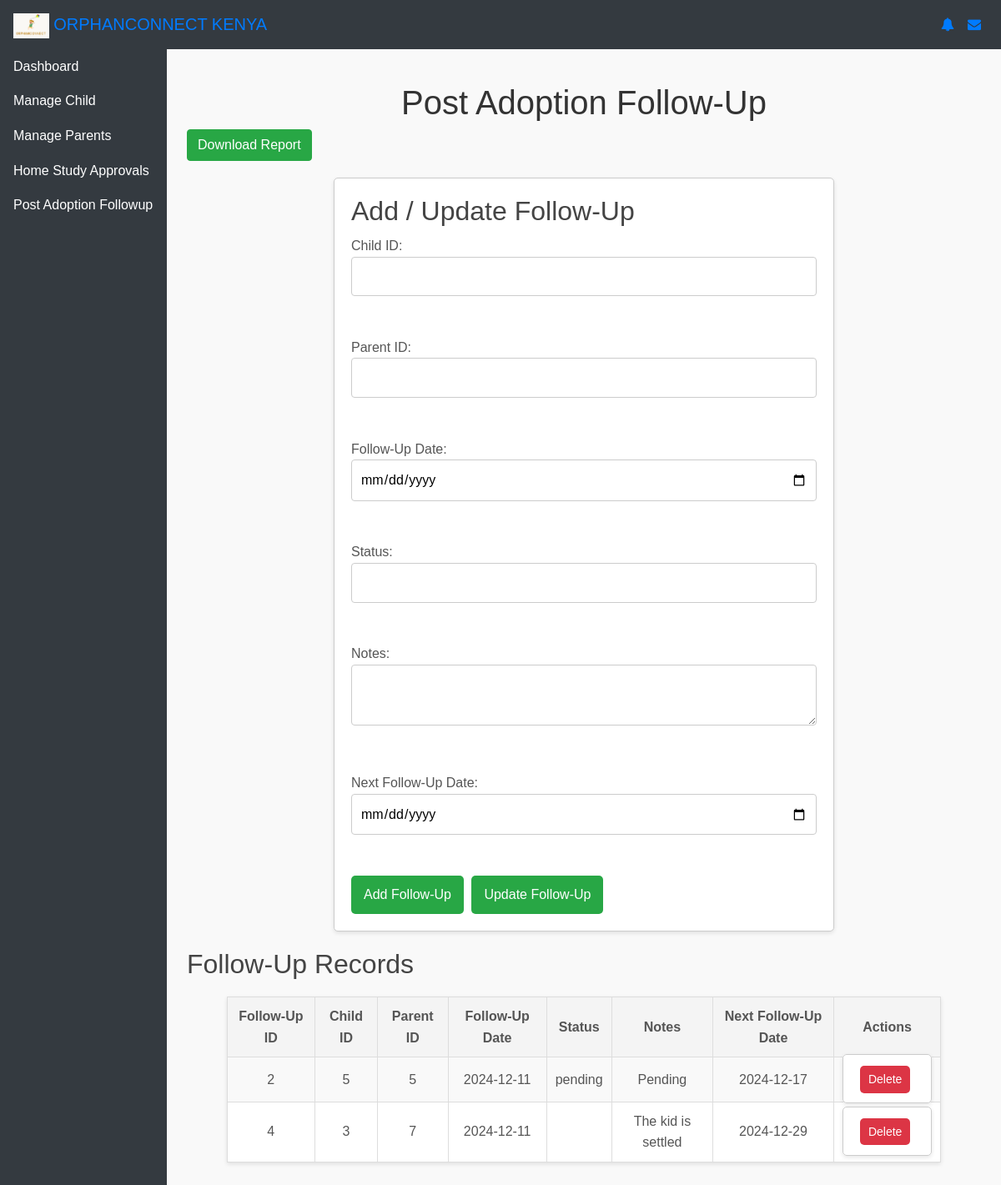
Page /Social_worker/post_adoption_followup.php on the committed database.
### tables this page shows
CREATE TABLE `post_adoption_followup` (
  `followup_id` int(11) NOT NULL,
  `child_id` int(11) DEFAULT NULL,
  `parent_id` int(11) DEFAULT NULL,
  `followup_date` date DEFAULT NULL,
  `followup_status` enum('pending','completed') DEFAULT NULL,
  `followup_notes` text DEFAULT NULL,
  `next_followup_date` date DEFAULT NULL
);

### Social_worker/post_adoption_followup.php (the view, shortened to what this page needs)
<?php
$host = 'localhost';
$dbname = 'adoption';
$username = 'root';
$password = '';
try {
    $pdo = new PDO("mysql:host=$host;dbname=$dbname", $username, $password);
    $pdo->setAttribute(PDO::ATTR_ERRMODE, PDO::ERRMODE_EXCEPTION);
} catch (PDOException $e) {
    die("Database connection failed: " . $e->getMessage());
}
$followups = $pdo->query("SELECT * FROM post_adoption_followup")->fetchAll(PDO::FETCH_ASSOC);
include "nav/nav.php";
?>
<!DOCTYPE html>
<html lang="en">
<head>
</head>
<body>
    <h1>Post Adoption Follow-Up</h1>
    <a href="download_post_adoption_followup.php" class="btn btn-success">Download Report</a>
    <form method="POST">
        <h2>Add / Update Follow-Up</h2>
        <label>Child ID: <input type="number" name="child_id" required></label><br>
        <label>Parent ID: <input type="number" name="parent_id" required></label><br>
        <label>Follow-Up Date: <input type="date" name="followup_date" required></label><br>
        <label>Status: <input type="text" name="followup_status" required></label><br>
        <label>Notes: <textarea name="followup_notes" required></textarea></label><br>
        <label>Next Follow-Up Date: <input type="date" name="next_followup_date" required></label><br>
        <button type="submit" name="add">Add Follow-Up</button>
        <button type="submit" name="update">Update Follow-Up</button>
    </form>
    <h2>Follow-Up Records</h2>
    <table border="1">
        <tr>
            <th>Follow-Up ID</th>
            <th>Child ID</th>
            <th>Parent ID</th>
            <th>Follow-Up Date</th>
            <th>Status</th>
            <th>Notes</th>
            <th>Next Follow-Up Date</th>
            <th>Actions</th>
        </tr>
        <?php foreach ($followups as $followup): ?>
            <tr>
                <td><?= htmlspecialchars($followup['followup_id']) ?></td>
                <td><?= htmlspecialchars($followup['child_id']) ?></td>
                <td><?= htmlspecialchars($followup['parent_id']) ?></td>
                <td><?= htmlspecialchars($followup['followup_date']) ?></td>
                <td><?= htmlspecialchars($followup['followup_status']) ?></td>
                <td><?= htmlspecialchars($followup['followup_notes']) ?></td>
                <td><?= htmlspecialchars($followup['next_followup_date']) ?></td>
                <td>
                    <form method="POST" style="display:inline;">
                        <button type="submit" name="delete">Delete</button>
                    </form>
                </td>
            </tr>
        <?php endforeach; ?>
    </table>
</body>
</html>

### Social_worker/post_adoption_followup.php (style rules this page uses)
body { font-family: Arial, sans-serif; background-color: #f9f9f9; margin: 0; padding: 0; line-height: 1.6; }
h1 { text-align: center; color: #333; margin-top: 20px; }
h2 { color: #444; margin-bottom: 10px; }
form { background: #fff; margin: 20px auto; padding: 20px; border: 1px solid #ccc; border-radius: 5px; width: 90%; max-width: 600px; box-shadow: 0 2px 5px rgba(0, 0, 0, 0.1); }
form label { display: block; margin-bottom: 8px; color: #555; }
form input[type="number"], form input[type="date"], form input[type="text"], form textarea { width: 100%; padding: 10px; margin-bottom: 15px; border: 1px solid #ccc; border-radius: 4px; font-size: 16px; }
form button { background-color: #28a745; color: #fff; border: none; padding: 10px 15px; border-radius: 5px; font-size: 16px; cursor: pointer; margin-right: 5px; }
table { width: 90%; margin: 20px auto; border-collapse: collapse; background: #fff; box-shadow: 0 2px 5px rgba(0, 0, 0, 0.1); }
table th, table td { border: 1px solid #ddd; padding: 10px; text-align: center; color: #555; }
table th { background-color: #f4f4f4; font-weight: bold; }
table tr:nth-child(even) { background-color: #f9f9f9; }
table form button { background-color: #dc3545; padding: 5px 10px; font-size: 14px; }

### rows in the picture
post_adoption_followup: followup_id "2", child "5", parent "5", followup_date "2024-12-11", followup_status "pending", followup_notes "Pending", next_followup_date "2024-12-17"
post_adoption_followup: followup_id "4", child "3", parent "7", followup_date "2024-12-11", followup_notes "The kid is settled", next_followup_date "2024-12-29"
